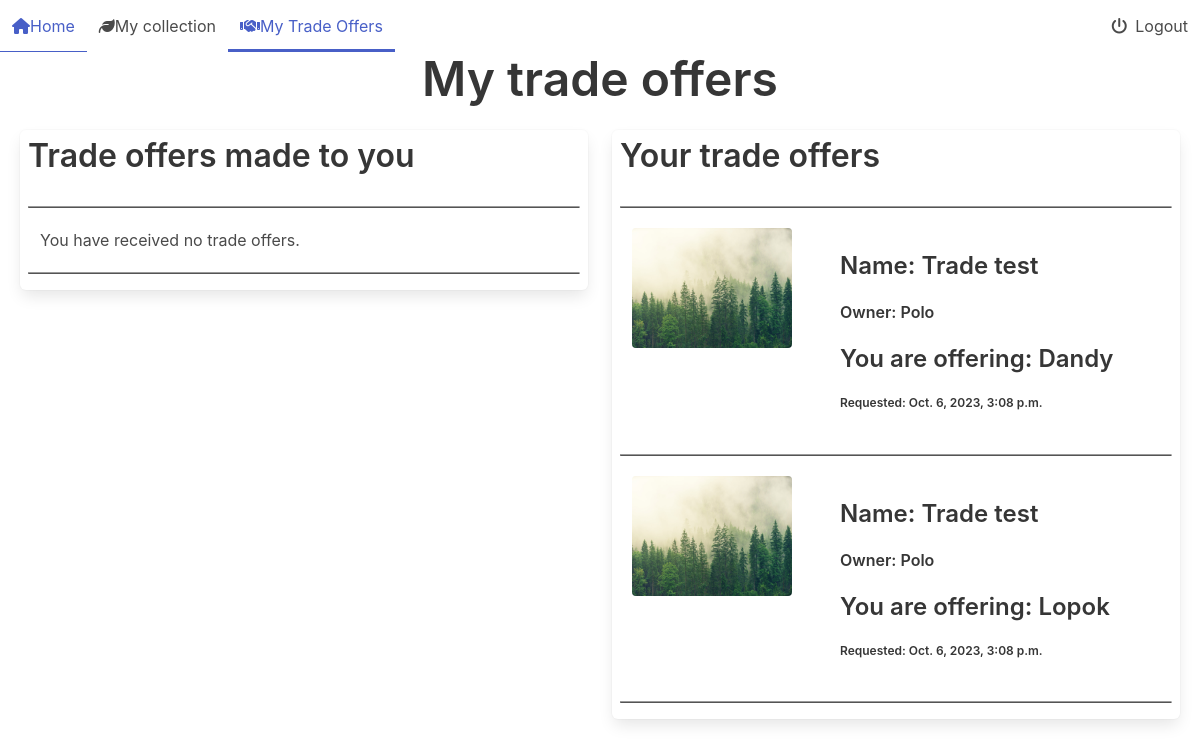
Before: /accounts/trades/ (signed in) with the older database file.
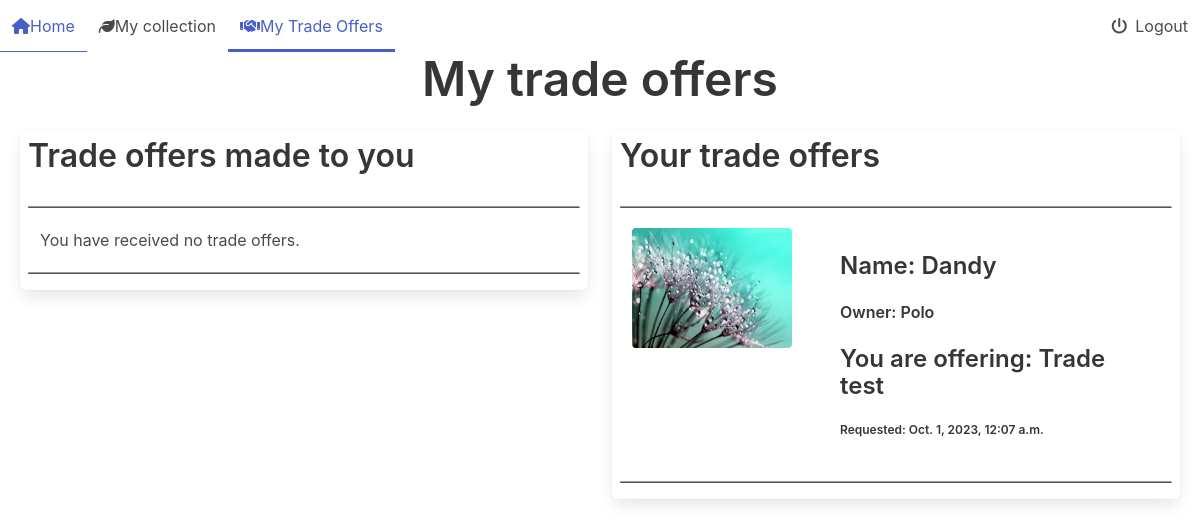
After: the same page with the newer database file.
### plant_collection/models.py (models this page shows, shortened)
class Trade(models.Model):
    plant_offered = models.ForeignKey(Plant, on_delete=models.CASCADE, related_name='trades_offered')
    plant_requested = models.ForeignKey(Plant, on_delete=models.CASCADE, related_name='trades_requested')
    initiator = models.ForeignKey(settings.AUTH_USER_MODEL, on_delete=models.CASCADE, related_name='trades_initiated')
    recipient = models.ForeignKey(settings.AUTH_USER_MODEL, on_delete=models.CASCADE, related_name='trades_received')
    accepted = models.BooleanField(null=True, blank=True)
    offered_finalized = models.BooleanField(default=False)
    requested_finalized = models.BooleanField(default=False)
    finalized = models.BooleanField(default=False)
    created = models.DateTimeField(auto_now_add=True, null=True, blank=True)
    def __str__(self):
        return f'{self.plant_offered} for {self.plant_requested}'

class Plant(models.Model):
    nick_name = models.CharField(
        max_length=64,
        validators=[MinLengthValidator(3)],
        unique=True)
    created = models.DateTimeField(auto_now_add=True, null=True, blank=True)
    updated = models.DateTimeField(auto_now=True, null=True, blank=True)
    species = models.ForeignKey(Species, on_delete=models.SET_NULL, blank=True, null=True, related_name='plants')
    owner = models.ForeignKey(settings.AUTH_USER_MODEL, on_delete=models.PROTECT, related_name='plants')
    slug = models.SlugField(default='bugged-plant')
    for_trade = models.BooleanField(default=False)
    likes = models.ManyToManyField(User, related_name= 'liked')
    def __str__(self):
        return self.nick_name

class Image(models.Model):
    plant = models.ForeignKey(Plant, on_delete=models.CASCADE, related_name='picture')
    image = models.ImageField(upload_to='pics')

### accounts/views.py (the view)
# urls.py: path('trades/', views.trades_view.as_view(), name='trades'),
class trades_view(LoginRequiredMixin, generic.ListView):
    template_name = 'accounts/offers.html'
    model = Trade
    def get(self, request):
        req = Trade.objects.filter(recipient=request.user, finalized=False)
        offered = Trade.objects.filter(initiator=request.user, finalized=False)
        context = {'offers':offered, 'requests':req}
        print(req, offered)
        return render(request, self.template_name, context)

### accounts/templates/accounts/offers.html (shortened to what this page needs)
{% extends "base.html" %}
{% load static %}
{% block content %}
<link rel="stylesheet" href="{% static "plant_collection/css/divider.css" %}">
<div class='title is-size-1-desktop is-size-4-touch has-text-centered'>My trade offers</div>
<div class='columns mx-2'>
    <div class='column is-6'>
        <div class='box'>
            <div class='columns is-multiline'>
                <span class='title is-size-3-desktop is-size-5-touch'>Trade offers made to you</span>
                {% for req in requests %}
                <div class="divider"></div>
                <div class='column is-12 is-narrow'>
                    <div class='columns'>
                        <div class='column is-4'>
                            <div class='card-image'>
                                <figure class='image is-4by3'>
                                    <img src="{{ req.plant_offered.picture.all.0.image.url }}">
                                </figure>
                            </div>
                        </div>
                        <div class='column is-8'>
                            <a href="{% url 'accounts:trade' pk=req.pk %}">
                                <div class='card-content'>
                                    <div class='title is-size-4-desktop is-size-5-touch'>Name: {{req.plant_offered.nick_name}}</div>
                                    <div class='title is-size-6-desktop is-size-6-touch has-text-weight-semibold'>Owner: {{req.plant_offered.owner}}</div>
                                    <div class='title is-size-4-desktop is-size-5-touch'>They are interested in: {{req.plant_requested}}</div>
                                    <div class='title is-size-7'>Requested: {{req.plant_offered.created}}</div>
                                </div>
                            </a>
                        </div>
                    </div>
                </div>
                {% empty %}
                <div class="divider"></div>
                <div class='column is-12 is-narrow'>
                    You have received no trade offers.
                </div>
                {% endfor %}
                <div class="divider"></div>
            </div>
        </div>
    </div>
    <div class='column is-6'>
        <div class='box'>
            <div class='columns is-multiline'>
                <span class='title is-size-3-desktop is-size-5-touch'>Your trade offers</span>
                {% for offer in offers %}
                <div class="divider"></div>
                <div class='column is-12 is-narrow'>
                    <div class='columns'>
                        <div class='column is-4'>
                            <div class='card-image'>
                                <figure class='image is-4by3'>
                                    <img src="{{ offer.plant_requested.picture.all.0.image.url }}">
                                </figure>
                            </div>
                        </div>
                        <div class='column is-8'>
                            <a href="{% url 'accounts:trade' pk=offer.pk %}">
                                <div class='card-content'>
                                    <div class='title is-size-4-desktop is-size-5-touch'>Name: {{offer.plant_requested.nick_name}}</div>
                                    <div class='title is-size-6-desktop is-size-6-touch has-text-weight-semibold'>Owner: {{offer.plant_requested.owner}}</div>
                                    <div class='title is-size-4-desktop is-size-5-touch'>You are offering: {{offer.plant_offered}}</div>
                                    <div class='title is-size-7'>Requested: {{offer.plant_requested.created}}</div>
                                </div>
                            </a>
                        </div>
                    </div>
                </div>
                {% empty %}
                <div class="divider"></div>
                <div class='column is-12 is-narrow'>
                    You have not made any trade offers.
                </div>
                {% endfor %}
                <div class="divider"></div>
            </div>
        </div>
    </div>
</div>
{% endblock content %}

### plant_collection/templates/base.html (shortened to what this page needs)
<!DOCTYPE html>
<html>
    <head>
        {% load static %}
        <link rel="stylesheet" href="{% static "plant_collection/css/base.css" %}">
        <link rel="stylesheet" href="{% static 'plant_collection/css/hover.css' %}">
    </head>
    <body>
        <nav class='navbar' role='navigation' style='position:sticky !important'>
          <div class='navbar-brand'>
            <a href="{% url 'plant_collection:front_page' %}" class='navbar-item is-tab'>
              <i class="fa-solid fa-house"></i>Home
            </a>
            {% if user.is_authenticated %}
            <a href="{% url 'plant_collection:personal_collection' %}" class='navbar-item is-tab'>
              <i class="fa-solid fa-leaf"></i>My collection
            </a>
            {% endif %}
          </div>
          <div class='navbar-menu'>
            <div class='navbar-start'>
              {% if user.is_authenticated %}
              <a href="{% url 'accounts:trades' %}" class='navbar-item is-tab'>
                <i class="fa-solid fa-handshake"></i>My Trade Offers
              </a>
              {% endif %}
            </div>
            <div class='navbar-end'>
                {% if user.is_authenticated %}
                <a href="{% url 'accounts:logout' %}" class='navbar-item'>
                  <span class='icon-text'><span class='icon'><i class="fa-solid fa-power-off"></i></span><span>Logout</span></span>
                </a>
                {% else %}
                <a href="{% url 'accounts:login' %}" class='navbar-item'>
                  <span class='icon-text'><span class='icon'><i class="fa-solid fa-user"></i></span><span>Login/Signup</span></span>
                </a>
                {% endif %}
            </div>
          </div>
        </nav>
            {% block content %}
            {% endblock %}
    </body>
</html>

### plant_collection/static/plant_collection/css/divider.css (style rules this page uses)
.divider { border-bottom: 1px solid #000000; display: block; margin-top: 0.5em; margin-bottom: 0.5em; margin-left: auto; margin-right: auto; border-style: inset; border-width: 1px; width: 100%; }

Changed rows visible on the page:
removed Trade: plant_requested.picture.all.0.image (picture), plant_requested.nick_name "Trade test", plant_requested.owner "Polo", plant_offered "Dandy", plant_requested.created "Oct. 6, 2023, 3:08 p.m."
removed Trade: plant_requested.picture.all.0.image (picture), plant_requested.nick_name "Trade test", plant_requested.owner "Polo", plant_offered "Lopok", plant_requested.created "Oct. 6, 2023, 3:08 p.m."
added Trade: plant_requested.picture.all.0.image (picture), plant_requested.nick_name "Dandy", plant_requested.owner "Polo", plant_offered "Trade test", plant_requested.created "Oct. 1, 2023, 12:07 a.m."
